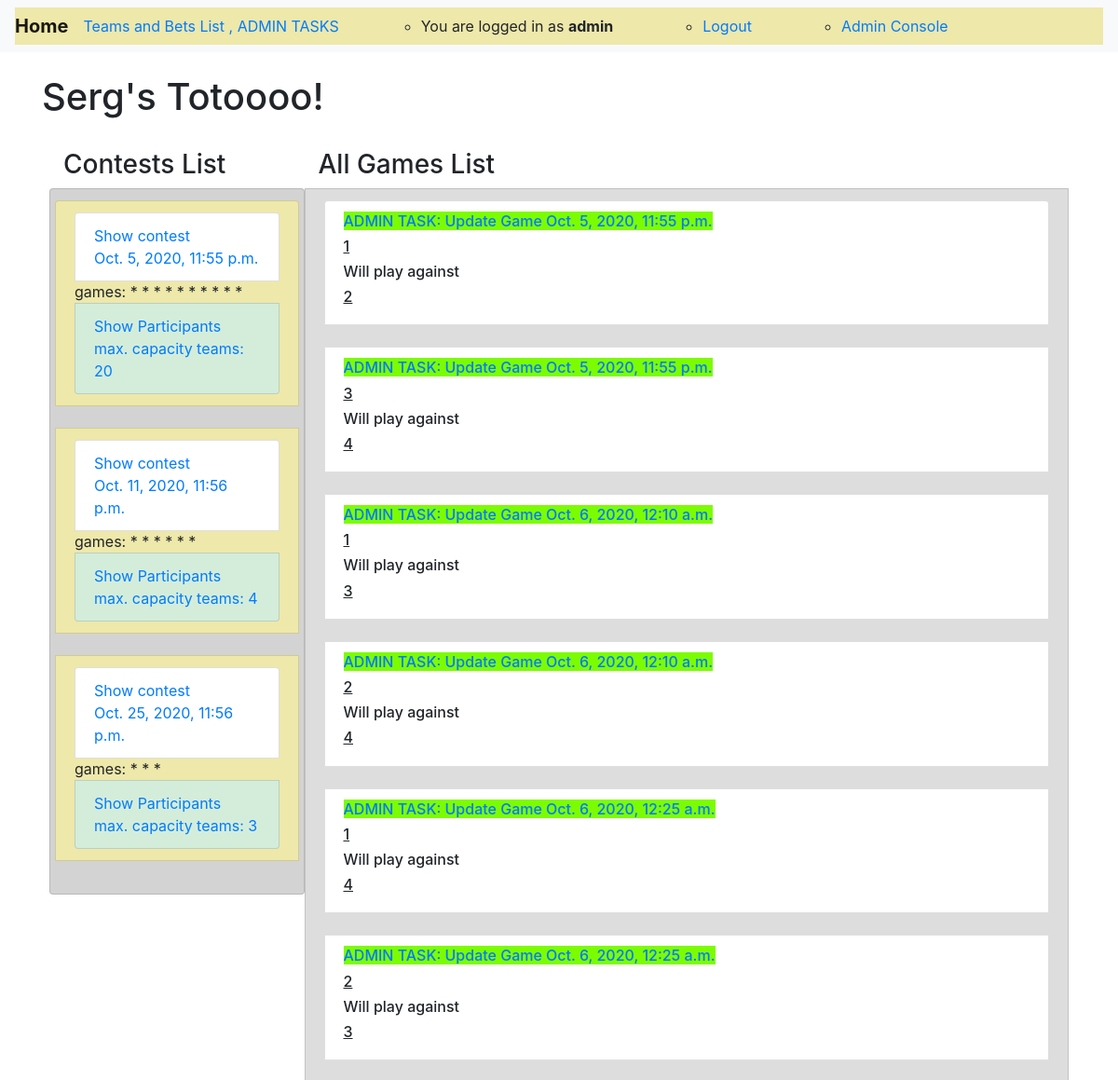
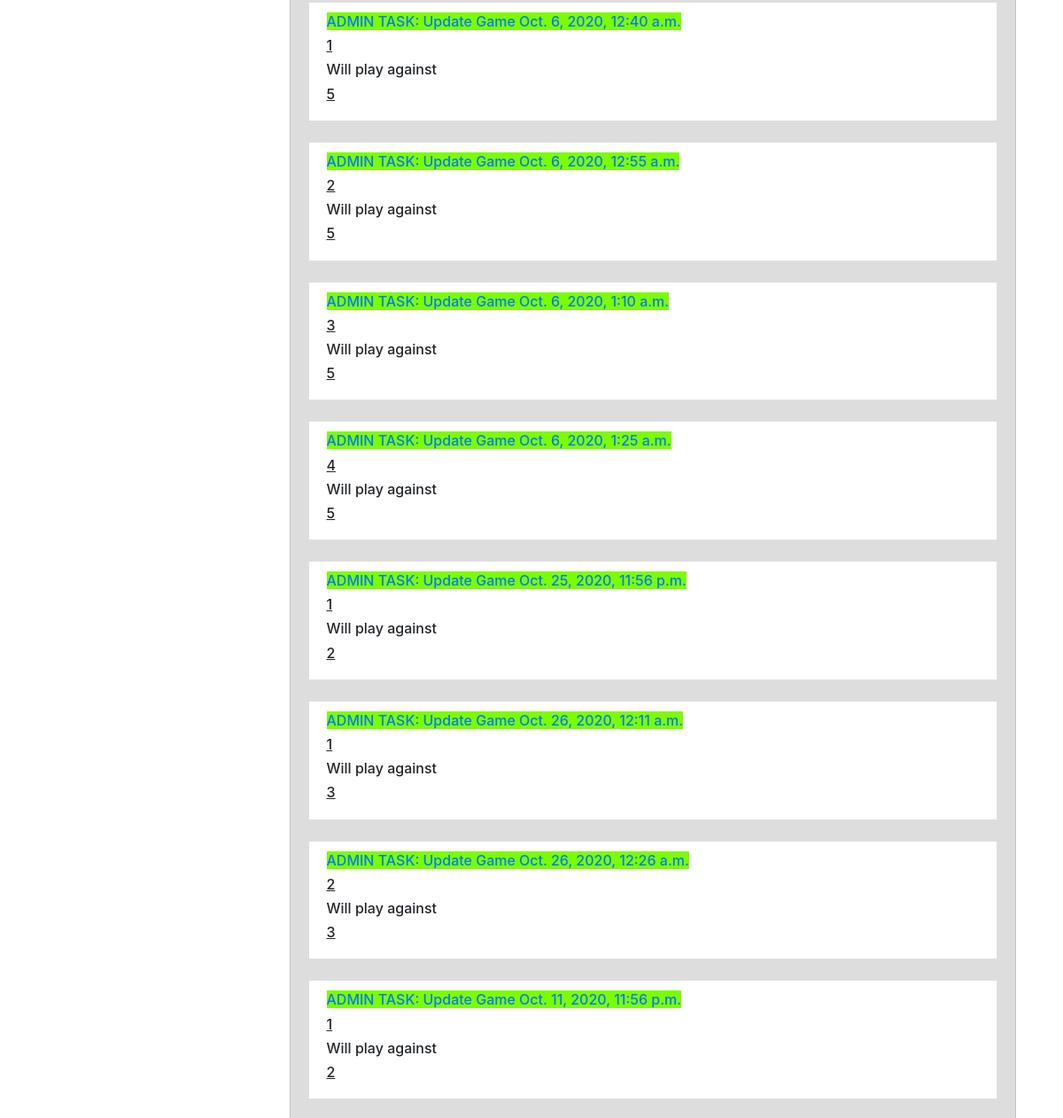
The app's page / (signed in, upper part), older data (2 pictures, top to bottom).
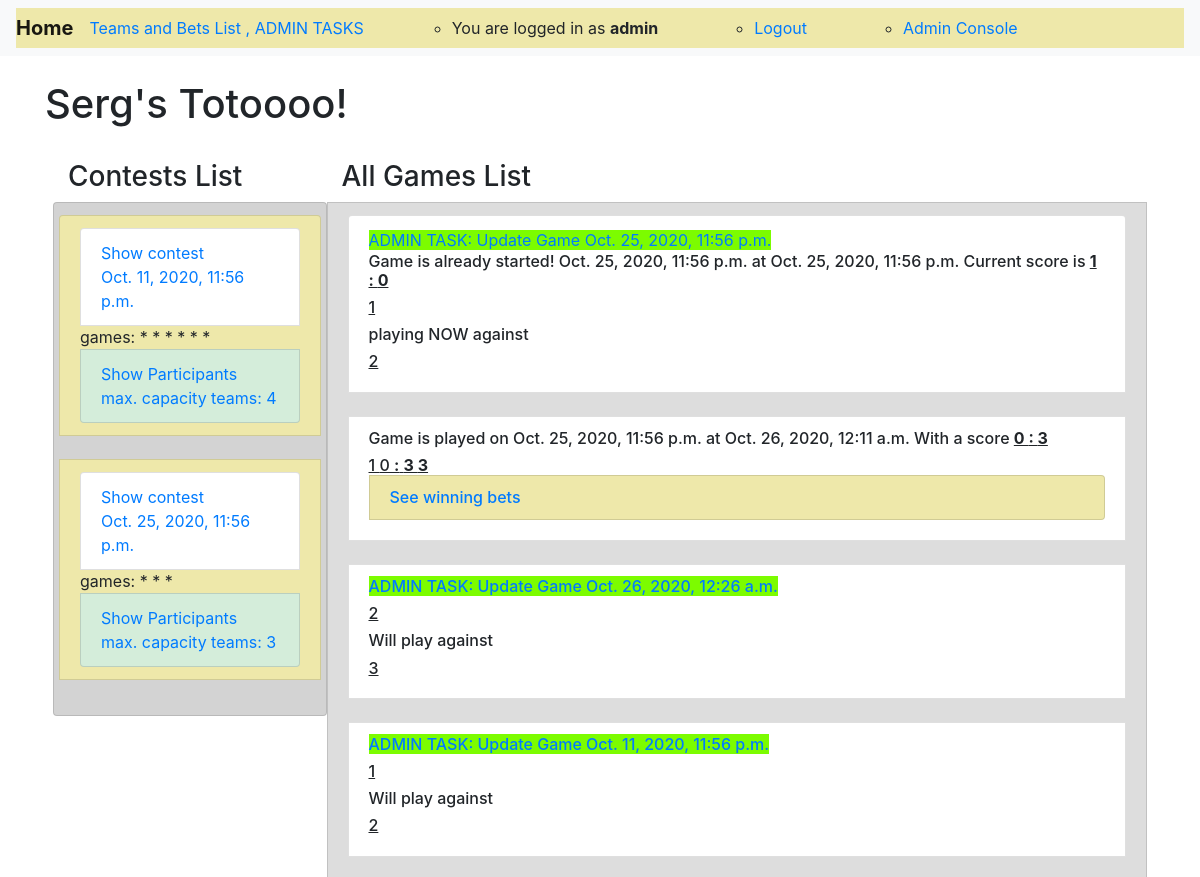
The same page, newer data.
### sergtoto/models.py (models this page shows, shortened)
class Contest(models.Model):
    contest_start_date = models.DateTimeField(blank=True)
    contest_started = models.BooleanField(default=False)
    contest_completed = models.BooleanField(default=False)
    slug = models.SlugField(max_length=32, unique=True, editable=True)
    game_length = models.IntegerField(default=10)
    pause_length = models.IntegerField(default=5)
    max_teams = models.IntegerField(default=20)
    games_sheduled = models.BooleanField(default=False)

class Game(models.Model):
    contest = models.ForeignKey(Contest, on_delete=models.CASCADE)
    team_a = models.ForeignKey(Team, related_name='name_a', on_delete=models.CASCADE)
    team_b = models.ForeignKey(Team, related_name='name_b', on_delete=models.CASCADE)
    score_team_a = models.IntegerField(default=0)
    score_team_b = models.IntegerField(default=0)
    game_is_started = models.BooleanField(default=False)
    game_is_played = models.BooleanField(default=False)
    slug = models.SlugField(max_length=32, unique=True, editable=True)
    game_date_time = models.DateTimeField(default=timezone.now(), blank=False)

class Team(models.Model):
    name = models.CharField(verbose_name='team_name', max_length=30, unique=True, )
    description = models.TextField()
    added_by = models.ForeignKey(MyUser, on_delete=models.CASCADE)
    slug = models.SlugField(blank=True)
    selected_for_contest = models.BooleanField(default=False, blank=True)
    def __str__(self):
        return self.name

### sergtoto/views.py (the view)
# urls.py: path('', home_view, name='home'),
def home_view(request):
    contests = Contest.objects.all()
    games = Game.objects.all()
    context = {
        'contests': contests,
        'games': games,
    }
    return render(request, 'home.html', context)

### sergtoto/templates/home.html (shortened to what the changed rows need)
{% extends 'base.html' %}
{% load static %}
{% load crispy_forms_tags %}
{% block content %}
    {% if user.is_authenticated %}
        <h1 class="my-4">Serg's Totoooo!</h1>
        <div class="container d-flex p-2">
            <div class="col-lg-3">
                <div class="list-group">
                    <div class="row list-group-item" style="background-color:lightgrey;">
                        {% for contest in contests %}
                            <div class="row list-group-item " style="background-color:palegoldenrod;">
                                <a href="{% url 'contest_games' contest.slug %}" class="list-group-item"> Show contest
                                    <br> {{ contest.contest_start_date }}
                                    <br></a>
                                games:
                                {% for game in games %}
                                    {% if game.contest_id == contest.id %}
                                        *
                                    {% endif %}
                                {% endfor %}
                                <br>
                                <a href="{% url 'contest_participants' contest.slug %}" class="list-group-item"
                                   method="post" style="background-color:#d4edda">
                                    Show Participants <br> max. capacity teams: {{ contest.max_teams }}</a>
                            </div>
                            <br>
                        {% endfor %}
                    </div>
                </div>
            </div>
            <div class="col-lg-9">
                <div class="row list-group-item" style="background-color:#dddddd;">
                    {% for game in  games %}
                        <div class="list-group-item">
                            <div class="list-group-horizontal">
                                {% if game.game_is_played %}
                                    <h6> Game is played on {{ game.contest.contest_start_date }}
                                        at {{ game.game_date_time }}
                                        With a score
                                        <b><u>{{ game.score_team_a }} : {{ game.score_team_b }}</u></b></h6>
                                    <h6>
                                        <u>{% if game.score_team_a > game.score_team_b %}<b>{% endif %}
                                            {{ game.team_a }} {{ game.score_team_a }}</b>
                                            <b> :</b>
                                            {% if game.score_team_b > game.score_team_a %}<b>{% endif %}
                                            {{ game.score_team_b }} {{ game.team_b }}</u></b>
                                        <a href="{% url 'bets_winners' game.slug %}" class="list-group-item"
                                           method="post"
                                           style="background-color: palegoldenrod">
                                            See winning bets</a>
                                    </h6>
                                {% elif game.game_is_started %}
                                    {% if user.is_admin %}
                                        <a href="{% url 'update_game' game.slug %}" style="background-color: lawngreen">
                                            ADMIN TASK: Update Game
                                            {{ game.game_date_time }}</a>
                                    {% endif %}
                                    <h6> Game is already started! {{ game.contest.contest_start_date }}
                                        at {{ game.game_date_time }}
                                        Current score is
                                        <b><u>{{ game.score_team_a }} : {{ game.score_team_b }}</u></b></h6>
                                    <h6>
                                        <u>{{ game.team_a }}</u>
                                    </h6>
                                    <h6>playing NOW against</h6>
                                    <h6>
                                        <u>{{ game.team_b }}</u>
                                    </h6>
                                {% elif game.game_is_started is not True %}
                                    <h6>
                                        {% if user.is_admin %}
                                            <a href="{% url 'update_game' game.slug %}"
                                               style="background-color: lawngreen">
                                                ADMIN TASK: Update Game
                                                {{ game.game_date_time }}</a>
                                        {% endif %}
                                        <br>
                                    </h6>
                                    <h6>
                                        <u>{{ game.team_a }}</u>
                                    </h6>
                                    <h6>
                                        Will play against
                                    </h6>
                                    <h6>
                                        <u>{{ game.team_b }}</u>
                                    </h6>
                                {% endif %}
                            </div>
                        </div>
                        <br>
                    {% endfor %}
                </div>
            </div>
        </div>
    {% endif %}
{% endblock content %}

Row changes from the older to the newer data that the page shows:
removed Contest: contest_start_date "Oct. 5, 2020, 11:55 p.m.", max_teams "20"
removed Game: game_date_time "Oct. 5, 2020, 11:55 p.m.", team_a "1", team_b "2"
removed Game: game_date_time "Oct. 5, 2020, 11:55 p.m.", team_a "3", team_b "4"
removed Game: game_date_time "Oct. 6, 2020, 12:10 a.m.", team_a "1", team_b "3"
removed Game: game_date_time "Oct. 6, 2020, 12:10 a.m.", team_a "2", team_b "4"
removed Game: game_date_time "Oct. 6, 2020, 12:25 a.m.", team_a "1", team_b "4"
removed Game: game_date_time "Oct. 6, 2020, 12:25 a.m.", team_a "2", team_b "3"
removed Game: game_date_time "Oct. 6, 2020, 12:40 a.m.", team_a "1", team_b "5"
removed Game: game_date_time "Oct. 6, 2020, 12:55 a.m.", team_a "2", team_b "5"
removed Game: game_date_time "Oct. 6, 2020, 1:10 a.m.", team_a "3", team_b "5"
removed Game: game_date_time "Oct. 6, 2020, 1:25 a.m.", team_a "4", team_b "5"
changed Game (number 7 of 9 on the later page): contest.contest_start_date (not shown) → "Oct. 25, 2020, 11:56 p.m."; game_date_time (not shown) → "Oct. 25, 2020, 11:56 p.m."; score_team_a (not shown) → "1"; score_team_b (not shown) → "0"; game_is_started "Will play against" → "Game is already started! at Current score is : playing NOW against"
changed Game "Oct. 26, 2020, 12:11 a.m.": contest.contest_start_date (not shown) → "Oct. 25, 2020, 11:56 p.m."; score_team_a (not shown) → "0"; score_team_b (not shown) → "3"; game_is_played "ADMIN TASK: Update Game Will play against" → "Game is played on at With a score : : See winning bets"
